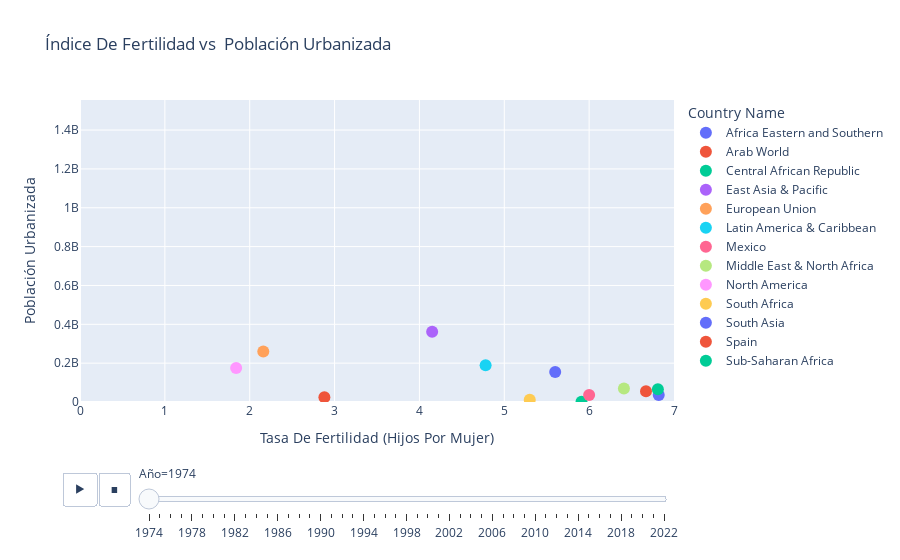

Here is the notebook cell this chart was saved with:
### Code cell
import plotly.express as px

# Seleccionar columnas de años desde 1974 en adelante
year_cols = [col for col in demographics.columns if col.isdigit() and int(col) >= 1974]

# Lista de nombres a eliminar
to_remove = [
    'Upper middle income', 'Middle income', 'Lower middle income', 'Low income', 'High income'
]

# Filtrar para las dos series de interés y quitar los grupos de ingreso
df_fertility = demographics[
    (demographics['Series Name'] == 'Fertility rate, total (births per woman)') &
    (~demographics['Country Name'].isin(to_remove))
]
df_urban = demographics[
    (demographics['Series Name'] == 'Urban population') &
    (~demographics['Country Name'].isin(to_remove))
]

# Melt para formato largo
fertility_melted = df_fertility.melt(
    id_vars=['Country Name'],
    value_vars=year_cols,
    var_name='Year',
    value_name='Fertility rate, total (births per woman)'
).dropna()

urban_melted = df_urban.melt(
    id_vars=['Country Name'],
    value_vars=year_cols,
    var_name='Year',
    value_name='Urban population'
).dropna()

# Unir ambos dataframes por país y año
merged = pd.merge(
    fertility_melted,
    urban_melted,
    on=['Country Name', 'Year'],
    how='inner'
)

# Graficar dispersión diferenciando por país
# ...existing code...

fig = px.scatter(
    merged,
    x='Fertility rate, total (births per woman)',
    y='Urban population',
    color='Country Name',
    animation_frame='Year',
    title='Índice De Fertilidad vs  Población Urbanizada',
    labels={
        'Fertility rate, total (births per woman)': 'Tasa De Fertilidad (Hijos Por Mujer)',
        'Urban population': 'Población Urbanizada'
    }
)

# Fijar el rango del eje x y y para ver todos los puntos
fig.update_xaxes(range=[0, 7])
fig.update_yaxes(range=[0, merged['Urban population'].max() * 1.05])

# Hacer los puntos más grandes
fig.update_traces(marker=dict(size=12))

# Cambiar la leyenda de "Year=" a "Año="
for frame in fig.frames:
    frame.name = frame.name.replace("Year=", "Año=")
fig.layout.sliders[0].currentvalue.prefix = "Año="

fig.show()

### Figure 1 — Plotly figure (JSON) as saved in the notebook; plotly's stock layout.template omitted (floating-point values rounded to 4 significant figures)
{"data": [{"hovertemplate": "Country Name=Africa Eastern and Southern<br>Year=1974<br>Tasa De Fertilidad (Hijos Por Mujer)=%{x}<br>Población Urbanizada=%{y}<extra></extra>", "legendgroup": "Africa Eastern and Southern", "marker": {"color": "#636efa", "size": 12, "symbol": "circle"}, "mode": "markers", "name": "Africa Eastern and Southern", "orientation": "v", "showlegend": true, "type": "scatter", "x": [6.82], "xaxis": "x", "y": [36510000.0], "yaxis": "y"}, {"hovertemplate": "Country Name=Arab World<br>Year=1974<br>Tasa De Fertilidad (Hijos Por Mujer)=%{x}<br>Población Urbanizada=%{y}<extra></extra>", "legendgroup": "Arab World", "marker": {"color": "#EF553B", "size": 12, "symbol": "circle"}, "mode": "markers", "name": "Arab World", "orientation": "v", "showlegend": true, "type": "scatter", "x": [6.67], "xaxis": "x", "y": [55090000.0], "yaxis": "y"}, {"hovertemplate": "Country Name=Central African Republic<br>Year=1974<br>Tasa De Fertilidad (Hijos Por Mujer)=%{x}<br>Población Urbanizada=%{y}<extra></extra>", "legendgroup": "Central African Republic", "marker": {"color": "#00cc96", "size": 12, "symbol": "circle"}, "mode": "markers", "name": "Central African Republic", "orientation": "v", "showlegend": true, "type": "scatter", "x": [5.91], "xaxis": "x", "y": [704500.0], "yaxis": "y"}, {"hovertemplate": "Country Name=East Asia & Pacific<br>Year=1974<br>Tasa De Fertilidad (Hijos Por Mujer)=%{x}<br>Población Urbanizada=%{y}<extra></extra>", "legendgroup": "East Asia & Pacific", "marker": {"color": "#ab63fa", "size": 12, "symbol": "circle"}, "mode": "markers", "name": "East Asia & Pacific", "orientation": "v", "showlegend": true, "type": "scatter", "x": [4.15], "xaxis": "x", "y": [362000000.0], "yaxis": "y"}, {"hovertemplate": "Country Name=European Union<br>Year=1974<br>Tasa De Fertilidad (Hijos Por Mujer)=%{x}<br>Población Urbanizada=%{y}<extra></extra>", "legendgroup": "European Union", "marker": {"color": "#FFA15A", "size": 12, "symbol": "circle"}, "mode": "markers", "name": "European Union", "orientation": "v", "showlegend": true, "type": "scatter", "x": [2.16], "xaxis": "x", "y": [260100000.0], "yaxis": "y"}, {"hovertemplate": "Country Name=Latin America & Caribbean<br>Year=1974<br>Tasa De Fertilidad (Hijos Por Mujer)=%{x}<br>Población Urbanizada=%{y}<extra></extra>", "legendgroup": "Latin America & Caribbean", "marker": {"color": "#19d3f3", "size": 12, "symbol": "circle"}, "mode": "markers", "name": "Latin America & Caribbean", "orientation": "v", "showlegend": true, "type": "scatter", "x": [4.78], "xaxis": "x", "y": [189000000.0], "yaxis": "y"}, {"hovertemplate": "Country Name=Mexico<br>Year=1974<br>Tasa De Fertilidad (Hijos Por Mujer)=%{x}<br>Población Urbanizada=%{y}<extra></extra>", "legendgroup": "Mexico", "marker": {"color": "#FF6692", "size": 12, "symbol": "circle"}, "mode": "markers", "name": "Mexico", "orientation": "v", "showlegend": true, "type": "scatter", "x": [6.0], "xaxis": "x", "y": [35550000.0], "yaxis": "y"}, {"hovertemplate": "Country Name=Middle East & North Africa<br>Year=1974<br>Tasa De Fertilidad (Hijos Por Mujer)=%{x}<br>Población Urbanizada=%{y}<extra></extra>", "legendgroup": "Middle East & North Africa", "marker": {"color": "#B6E880", "size": 12, "symbol": "circle"}, "mode": "markers", "name": "Middle East & North Africa", "orientation": "v", "showlegend": true, "type": "scatter", "x": [6.41], "xaxis": "x", "y": [69090000.0], "yaxis": "y"}, {"hovertemplate": "Country Name=North America<br>Year=1974<br>Tasa De Fertilidad (Hijos Por Mujer)=%{x}<br>Población Urbanizada=%{y}<extra></extra>", "legendgroup": "North America", "marker": {"color": "#FF97FF", "size": 12, "symbol": "circle"}, "mode": "markers", "name": "North America", "orientation": "v", "showlegend": true, "type": "scatter", "x": [1.84], "xaxis": "x", "y": [174800000.0], "yaxis": "y"}, {"hovertemplate": "Country Name=South Africa<br>Year=1974<br>Tasa De Fertilidad (Hijos Por Mujer)=%{x}<br>Población Urbanizada=%{y}<extra></extra>", "legendgroup": "South Africa", "marker": {"color": "#FECB52", "size": 12, "symbol": "circle"}, "mode": "markers", "name": "South Africa", "orientation": "v", "showlegend": true, "type": "scatter", "x": [5.3], "xaxis": "x", "y": [12010000.0], "yaxis": "y"}, {"hovertemplate": "Country Name=South Asia<br>Year=1974<br>Tasa De Fertilidad (Hijos Por Mujer)=%{x}<br>Población Urbanizada=%{y}<extra></extra>", "legendgroup": "South Asia", "marker": {"color": "#636efa", "size": 12, "symbol": "circle"}, "mode": "markers", "name": "South Asia", "orientation": "v", "showlegend": true, "type": "scatter", "x": [5.6], "xaxis": "x", "y": [154400000.0], "yaxis": "y"}, {"hovertemplate": "Country Name=Spain<br>Year=1974<br>Tasa De Fertilidad (Hijos Por Mujer)=%{x}<br>Población Urbanizada=%{y}<extra></extra>", "legendgroup": "Spain", "marker": {"color": "#EF553B", "size": 12, "symbol": "circle"}, "mode": "markers", "name": "Spain", "orientation": "v", "showlegend": true, "type": "scatter", "x": [2.88], "xaxis": "x", "y": [24370000.0], "yaxis": "y"}, {"hovertemplate": "Country Name=Sub-Saharan Africa<br>Year=1974<br>Tasa De Fertilidad (Hijos Por Mujer)=%{x}<br>Población Urbanizada=%{y}<extra></extra>", "legendgroup": "Sub-Saharan Africa", "marker": {"color": "#00cc96", "size": 12, "symbol": "circle"}, "mode": "markers", "name": "Sub-Saharan Africa", "orientation": "v", "showlegend": true, "type": "scatter", "x": [6.81], "xaxis": "x", "y": [65230000.0], "yaxis": "y"}], "layout": {"legend": {"title": {"text": "Country Name"}, "tracegroupgap": 0}, "sliders": [{"active": 0, "currentvalue": {"prefix": "Año="}, "len": 0.9, "pad": {"b": 10, "t": 60}, "steps": [{"args": [["1974"], {"frame": {"duration": 0, "redraw": false}, "fromcurrent": true, "mode": "immediate", "transition": {"duration": 0, "easing": "linear"}}], "label": "1974", "method": "animate"}, {"args": [["1975"], {"frame": {"duration": 0, "redraw": false}, "fromcurrent": true, "mode": "immediate", "transition": {"duration": 0, "easing": "linear"}}], "label": "1975", "method": "animate"}, {"args": [["1976"], {"frame": {"duration": 0, "redraw": false}, "fromcurrent": true, "mode": "immediate", "transition": {"duration": 0, "easing": "linear"}}], "label": "1976", "method": "animate"}, {"args": [["1977"], {"frame": {"duration": 0, "redraw": false}, "fromcurrent": true, "mode": "immediate", "transition": {"duration": 0, "easing": "linear"}}], "label": "1977", "method": "animate"}, {"args": [["1978"], {"frame": {"duration": 0, "redraw": false}, "fromcurrent": true, "mode": "immediate", "transition": {"duration": 0, "easing": "linear"}}], "label": "1978", "method": "animate"}, {"args": [["1979"], {"frame": {"duration": 0, "redraw": false}, "fromcurrent": true, "mode": "immediate", "transition": {"duration": 0, "easing": "linear"}}], "label": "1979", "method": "animate"}, {"args": [["1980"], {"frame": {"duration": 0, "redraw": false}, "fromcurrent": true, "mode": "immediate", "transition": {"duration": 0, "easing": "linear"}}], "label": "1980", "method": "animate"}, {"args": [["1981"], {"frame": {"duration": 0, "redraw": false}, "fromcurrent": true, "mode": "immediate", "transition": {"duration": 0, "easing": "linear"}}], "label": "1981", "method": "animate"}, {"args": [["1982"], {"frame": {"duration": 0, "redraw": false}, "fromcurrent": true, "mode": "immediate", "transition": {"duration": 0, "easing": "linear"}}], "label": "1982", "method": "animate"}, {"args": [["1983"], {"frame": {"duration": 0, "redraw": false}, "fromcurrent": true, "mode": "immediate", "transition": {"duration": 0, "easing": "linear"}}], "label": "1983", "method": "animate"}, {"args": [["1984"], {"frame": {"duration": 0, "redraw": false}, "fromcurrent": true, "mode": "immediate", "transition": {"duration": 0, "easing": "linear"}}], "label": "1984", "method": "animate"}, {"args": [["1985"], {"frame": {"duration": 0, "redraw": false}, "fromcurrent": true, "mode": "immediate", "transition": {"duration": 0, "easing": "linear"}}], "label": "1985", "method": "animate"}, {"args": [["1986"], {"frame": {"duration": 0, "redraw": false}, "fromcurrent": true, "mode": "immediate", "transition": {"duration": 0, "easing": "linear"}}], "label": "1986", "method": "animate"}, {"args": [["1987"], {"frame": {"duration": 0, "redraw": false}, "fromcurrent": true, "mode": "immediate", "transition": {"duration": 0, "easing": "linear"}}], "label": "1987", "method": "animate"}, {"args": [["1988"], {"frame": {"duration": 0, "redraw": false}, "fromcurrent": true, "mode": "immediate", "transition": {"duration": 0, "easing": "linear"}}], "label": "1988", "method": "animate"}, {"args": [["1989"], {"frame": {"duration": 0, "redraw": false}, "fromcurrent": true, "mode": "immediate", "transition": {"duration": 0, "easing": "linear"}}], "label": "1989", "method": "animate"}, {"args": [["1990"], {"frame": {"duration": 0, "redraw": false}, "fromcurrent": true, "mode": "immediate", "transition": {"duration": 0, "easing": "linear"}}], "label": "1990", "method": "animate"}, {"args": [["1991"], {"frame": {"duration": 0, "redraw": false}, "fromcurrent": true, "mode": "immediate", "transition": {"duration": 0, "easing": "linear"}}], "label": "1991", "method": "animate"}, {"args": [["1992"], {"frame": {"duration": 0, "redraw": false}, "fromcurrent": true, "mode": "immediate", "transition": {"duration": 0, "easing": "linear"}}], "label": "1992", "method": "animate"}, {"args": [["1993"], {"frame": {"duration": 0, "redraw": false}, "fromcurrent": true, "mode": "immediate", "transition": {"duration": 0, "easing": "linear"}}], "label": "1993", "method": "animate"}, {"args": [["1994"], {"frame": {"duration": 0, "redraw": false}, "fromcurrent": true, "mode": "immediate", "transition": {"duration": 0, "easing": "linear"}}], "label": "1994", "method": "animate"}, {"args": [["1995"], {"frame": {"duration": 0, "redraw": false}, "fromcurrent": true, "mode": "immediate", "transition": {"duration": 0, "easing": "linear"}}], "label": "1995", "method": "animate"}, {"args": [["1996"], {"frame": {"duration": 0, "redraw": false}, "fromcurrent": true, "mode": "immediate", "transition": {"duration": 0, "easing": "linear"}}], "label": "1996", "method": "animate"}, {"args": [["1997"], {"frame": {"duration": 0, "redraw": false}, "fromcurrent": true, "mode": "immediate", "transition": {"duration": 0, "easing": "linear"}}], "label": "1997", "method": "animate"}, {"args": [["1998"], {"frame": {"duration": 0, "redraw": false}, "fromcurrent": true, "mode": "immediate", "transition": {"duration": 0, "easing": "linear"}}], "label": "1998", "method": "animate"}, {"args": [["1999"], {"frame": {"duration": 0, "redraw": false}, "fromcurrent": true, "mode": "immediate", "transition": {"duration": 0, "easing": "linear"}}], "label": "1999", "method": "animate"}, {"args": [["2000"], {"frame": {"duration": 0, "redraw": false}, "fromcurrent": true, "mode": "immediate", "transition": {"duration": 0, "easing": "linear"}}], "label": "2000", "method": "animate"}, {"args": [["2001"], {"frame": {"duration": 0, "redraw": false}, "fromcurrent": true, "mode": "immediate", "transition": {"duration": 0, "easing": "linear"}}], "label": "2001", "method": "animate"}, {"args": [["2002"], {"frame": {"duration": 0, "redraw": false}, "fromcurrent": true, "mode": "immediate", "transition": {"duration": 0, "easing": "linear"}}], "label": "2002", "method": "animate"}, {"args": [["2003"], {"frame": {"duration": 0, "redraw": false}, "fromcurrent": true, "mode": "immediate", "transition": {"duration": 0, "easing": "linear"}}], "label": "2003", "method": "animate"}, {"args": [["2004"], {"frame": {"duration": 0, "redraw": false}, "fromcurrent": true, "mode": "immediate", "transition": {"duration": 0, "easing": "linear"}}], "label": "2004", "method": "animate"}, {"args": [["2005"], {"frame": {"duration": 0, "redraw": false}, "fromcurrent": true, "mode": "immediate", "transition": {"duration": 0, "easing": "linear"}}], "label": "2005", "method": "animate"}, {"args": [["2006"], {"frame": {"duration": 0, "redraw": false}, "fromcurrent": true, "mode": "immediate", "transition": {"duration": 0, "easing": "linear"}}], "label": "2006", "method": "animate"}, {"args": [["2007"], {"frame": {"duration": 0, "redraw": false}, "fromcurrent": true, "mode": "immediate", "transition": {"duration": 0, "easing": "linear"}}], "label": "2007", "method": "animate"}, {"args": [["2008"], {"frame": {"duration": 0, "redraw": false}, "fromcurrent": true, "mode": "immediate", "transition": {"duration": 0, "easing": "linear"}}], "label": "2008", "method": "animate"}, {"args": [["2009"], {"frame": {"duration": 0, "redraw": false}, "fromcurrent": true, "mode": "immediate", "transition": {"duration": 0, "easing": "linear"}}], "label": "2009", "method": "animate"}, {"args": [["2010"], {"frame": {"duration": 0, "redraw": false}, "fromcurrent": true, "mode": "immediate", "transition": {"duration": 0, "easing": "linear"}}], "label": "2010", "method": "animate"}, {"args": [["2011"], {"frame": {"duration": 0, "redraw": false}, "fromcurrent": true, "mode": "immediate", "transition": {"duration": 0, "easing": "linear"}}], "label": "2011", "method": "animate"}, {"args": [["2012"], {"frame": {"duration": 0, "redraw": false}, "fromcurrent": true, "mode": "immediate", "transition": {"duration": 0, "easing": "linear"}}], "label": "2012", "method": "animate"}, {"args": [["2013"], {"frame": {"duration": 0, "redraw": false}, "fromcurrent": true, "mode": "immediate", "transition": {"duration": 0, "easing": "linear"}}], "label": "2013", "method": "animate"}, {"args": [["2014"], {"frame": {"duration": 0, "redraw": false}, "fromcurrent": true, "mode": "immediate", "transition": {"duration": 0, "easing": "linear"}}], "label": "2014", "method": "animate"}, {"args": [["2015"], {"frame": {"duration": 0, "redraw": false}, "fromcurrent": true, "mode": "immediate", "transition": {"duration": 0, "easing": "linear"}}], "label": "2015", "method": "animate"}, {"args": [["2016"], {"frame": {"duration": 0, "redraw": false}, "fromcurrent": true, "mode": "immediate", "transition": {"duration": 0, "easing": "linear"}}], "label": "2016", "method": "animate"}, {"args": [["2017"], {"frame": {"duration": 0, "redraw": false}, "fromcurrent": true, "mode": "immediate", "transition": {"duration": 0, "easing": "linear"}}], "label": "2017", "method": "animate"}, {"args": [["2018"], {"frame": {"duration": 0, "redraw": false}, "fromcurrent": true, "mode": "immediate", "transition": {"duration": 0, "easing": "linear"}}], "label": "2018", "method": "animate"}, {"args": [["2019"], {"frame": {"duration": 0, "redraw": false}, "fromcurrent": true, "mode": "immediate", "transition": {"duration": 0, "easing": "linear"}}], "label": "2019", "method": "animate"}, {"args": [["2020"], {"frame": {"duration": 0, "redraw": false}, "fromcurrent": true, "mode": "immediate", "transition": {"duration": 0, "easing": "linear"}}], "label": "2020", "method": "animate"}, {"args": [["2021"], {"frame": {"duration": 0, "redraw": false}, "fromcurrent": true, "mode": "immediate", "transition": {"duration": 0, "easing": "linear"}}], "label": "2021", "method": "animate"}, {"args": [["2022"], {"frame": {"duration": 0, "redraw": false}, "fromcurrent": true, "mode": "immediate", "transition": {"duration": 0, "easing": "linear"}}], "label": "2022", "method": "animate"}], "x": 0.1, "xanchor": "left", "y": 0, "yanchor": "top"}], "title": {"text": "Índice De Fertilidad vs  Población Urbanizada"}, "updatemenus": [{"buttons": [{"args": [null, {"frame": {"duration": 500, "redraw": false}, "fromcurrent": true, "mode": "immediate", "transition": {"duration": 500, "easing": "linear"}}], "label": "&#9654;", "method": "animate"}, {"args": [[null], {"frame": {"duration": 0, "redraw": false}, "fromcurrent": true, "mode": "immediate", "transition": {"duration": 0, "easing": "linear"}}], "label": "&#9724;", "method": "animate"}], "direction": "left", "pad": {"r": 10, "t": 70}, "showactive": false, "type": "buttons", "x": 0.1, "xanchor": "right", "y": 0, "yanchor": "top"}], "xaxis": {"anchor": "y", "domain": [0, 1], "range": [0, 7], "title": {"text": "Tasa De Fertilidad (Hijos Por Mujer)"}}, "yaxis": {"anchor": "x", "domain": [0, 1], "range": [0, 1555000000.0], "title": {"text": "Población Urbanizada"}}}}
